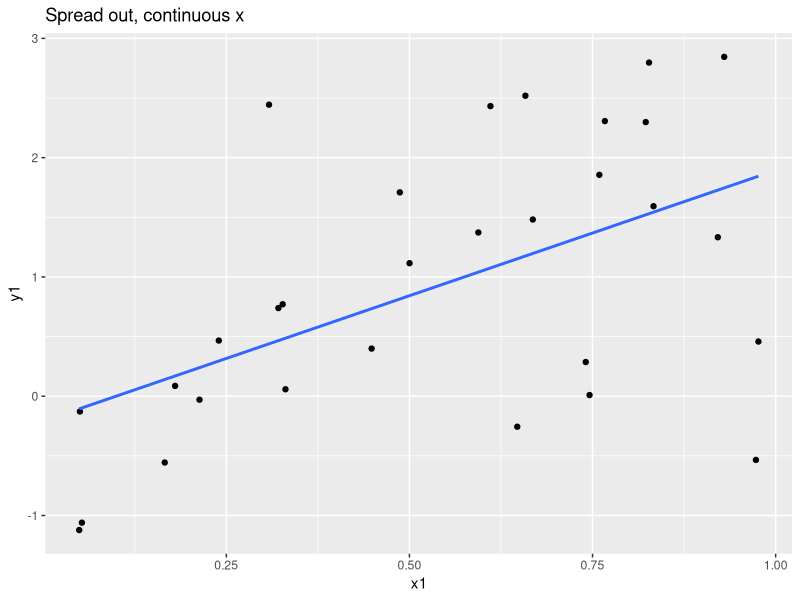
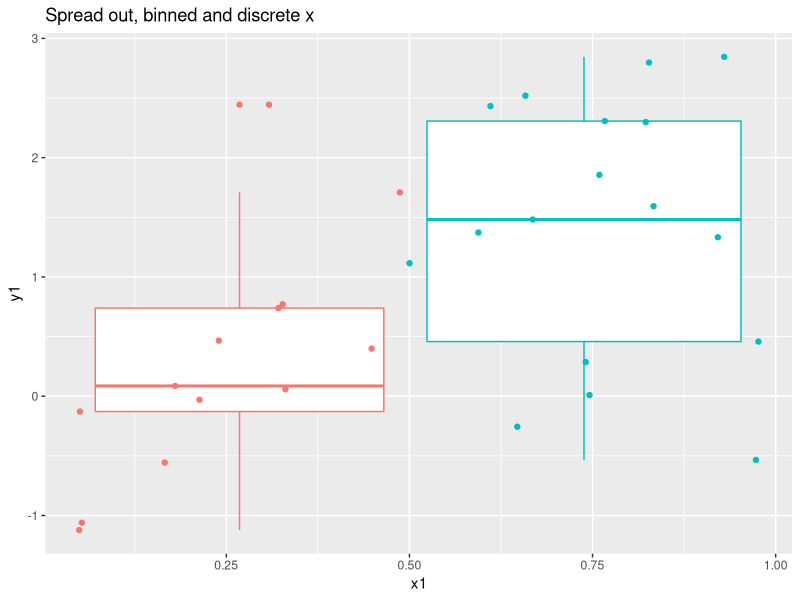
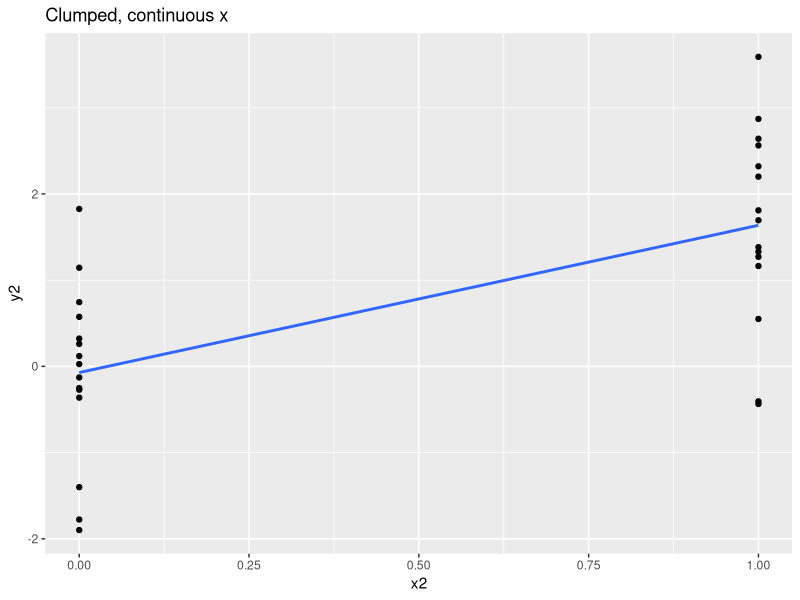
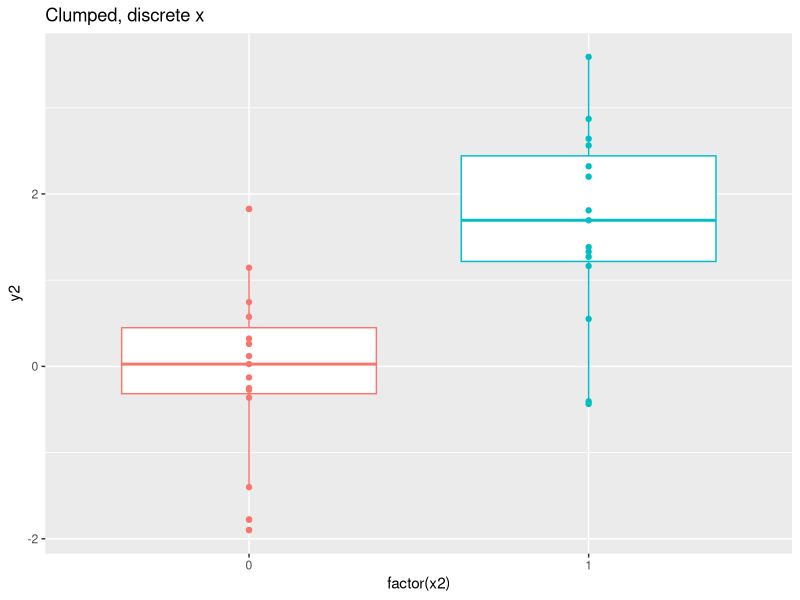
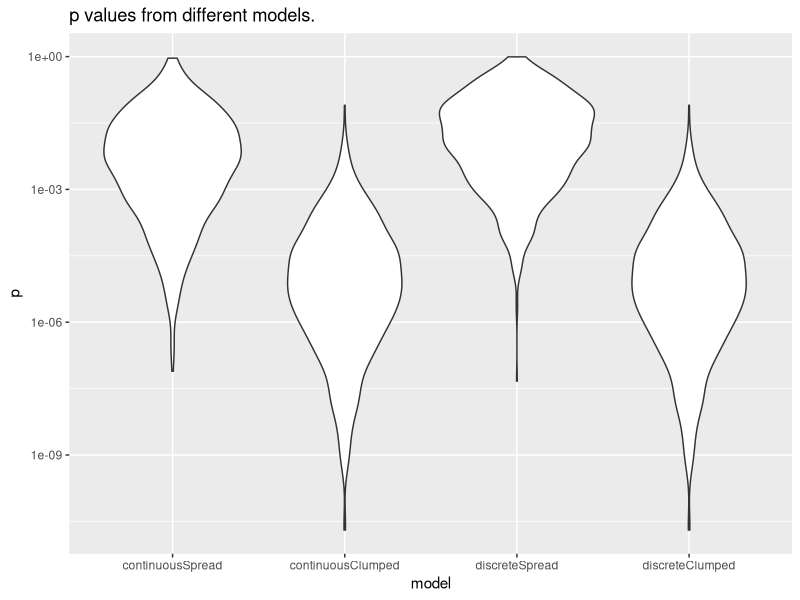

Recreate these plots in R, in order.
## ---- chunk 1
library(ggplot2)
library(magrittr)
library(reshape2)
## ---- chunk 2
# Spread out data
x1 <- runif(30)
y1 <- x1 * 2 + rnorm(30)

# Clumped data
x2 <- rep(c(0,1), 15)
y2 <- x2 * 2 + rnorm(30)
data <- data.frame(x1 = x1, x2 = x2, y1 = y1, y2 = y2)

ggplot(data, aes(x = x1, y = y1)) +
  geom_point() + 
  stat_smooth(method = 'lm', se = FALSE) +
  ggtitle('Spread out, continuous x')


ggplot(data, aes(x = x1, y = y1 )) +
  geom_boxplot(aes(group = (x1 > 0.5)*1, y = y1, colour = factor((x1 > 0.5)*1)),  weight = 2) +
  geom_point(aes(colour = factor((x1 > 0.5)*1))) +
  theme(legend.position="none") +
  ggtitle('Spread out, binned and discrete x')

ggplot(data, aes(x = x2, y = y2)) +
  geom_point() + 
  stat_smooth(method = 'lm', se = FALSE) +
  ggtitle('Clumped, continuous x')

ggplot(data, aes(x = factor(x2), y = y2, colour = factor(x2))) +
  geom_boxplot() + 
  geom_point() +
  theme(legend.position="none") +
  ggtitle('Clumped, discrete x')



## ---- chunk 3
calcLM <- function(){

x1 <- runif(30)
y1 <- x1 * 2 + rnorm(30)
x2 <- rep(c(0,1), 15)
y2 <- x2 * 2 + rnorm(30)

coef <- c( summary(lm(y1 ~ x1))$coef[8],
           summary(lm(y2 ~ x2))$coef[8],
           summary(lm(y1 ~ x1 > 0.5))$coef[8],
           summary(lm(y2 ~ as.factor(x2)))$coef[8]
          )
}
## ---- chunk 4
p <- t(replicate(1000, calcLM())) %>% data.frame

colnames(p) <- c('continuousSpread', 'continuousClumped', 'discreteSpread', 'discreteClumped')

pLong <- melt(p, variable.name = 'model', value.name = 'p')
## ---- chunk 5
ggplot(pLong, aes(x = model, y = p)) +
  scale_y_log10() +
  geom_violin() +
  ggtitle('p values from different models.')
